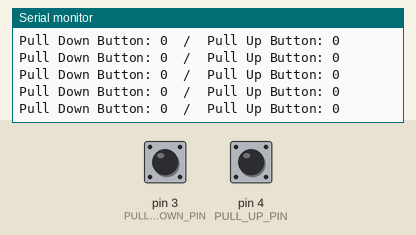
This sketch was run on a simulated Arduino Uno, built with avr-gcc and run on an emulated ATmega328P. Shown: the last lines printed to the serial monitor. The inputs (shaded band) are chosen by the test bench; at power-on: pin 3 (PULL_DOWN_PIN) LOW, pin 4 (PULL_UP_PIN) LOW.

Above: at 1.2 s.
1.3 s: pin 3 (PULL_DOWN_PIN) pulled HIGH for 0.15 s
At 1.33 s:
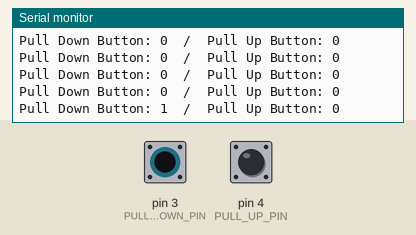
4.4 s: pin 4 (PULL_UP_PIN) pulled HIGH for 0.15 s
At 4.46 s:
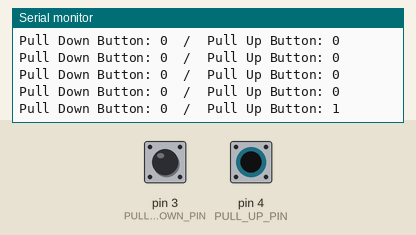

The sketch:

main.ino
```cpp
#define PULL_DOWN_PIN				3
#define PULL_UP_PIN					4

void setup(){
	Serial.begin(9600);
}

void loop(){
	bool pull_down_state = digitalRead(PULL_DOWN_PIN);
	bool pull_upn_state = digitalRead(PULL_UP_PIN);

	Serial.print("Pull Down Button: ");
	Serial.print(pull_down_state);
	Serial.print("  /  Pull Up Button: ");
	Serial.println(pull_upn_state);

	delay(50);
}
```

Measured:
- after the input at 1.3 s, the serial monitor: prints a new line at once (image 1)
- after the input at 4.4 s, the serial monitor: prints a new line at once (image 2)
